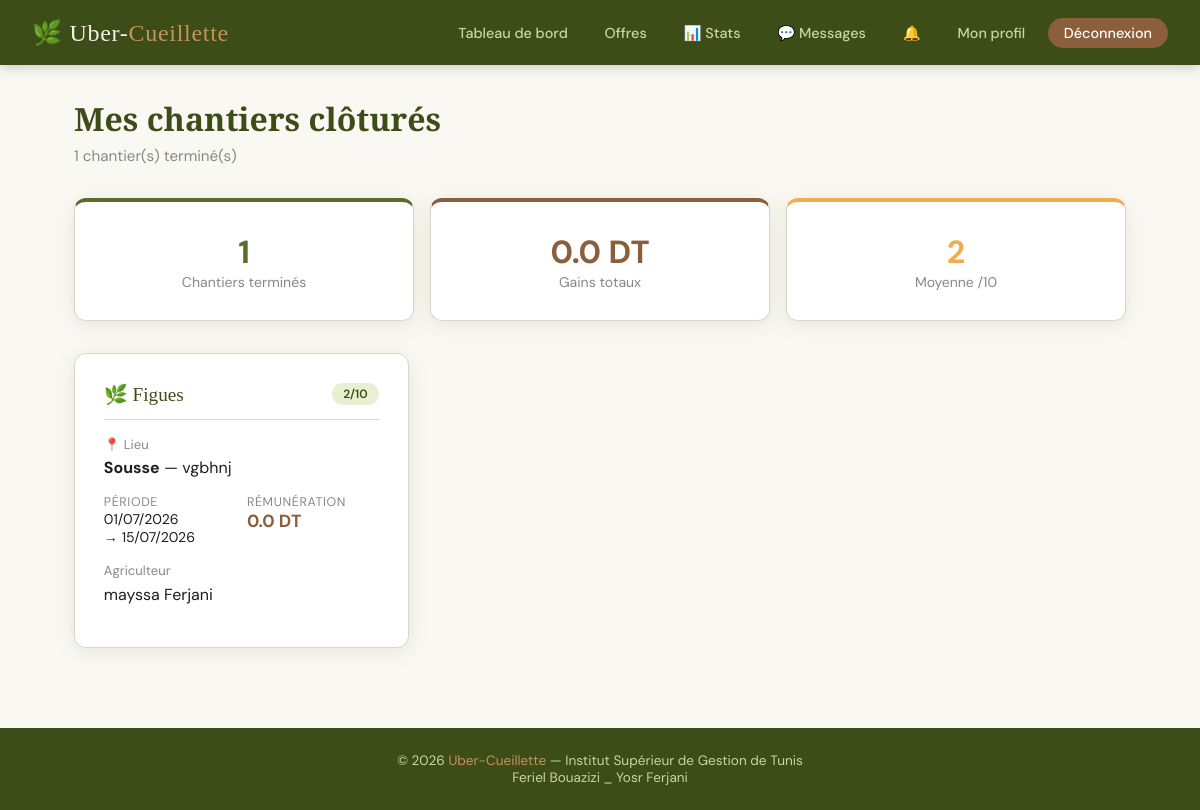
The page /ouvrier/chantiers.php (signed in) on the database its author committed.
### tables this page shows
CREATE TABLE `candidature` (
  `id_candidature` int(11) NOT NULL,
  `id_offre` int(11) NOT NULL,
  `id_ouvrier` int(11) NOT NULL,
  `decision` varchar(10) DEFAULT 'encours',
  `date_candidature` timestamp NOT NULL DEFAULT current_timestamp(),
  `note` int(11) DEFAULT NULL,
  `commentaire` varchar(50) DEFAULT NULL,
  `remuneration` float DEFAULT NULL
);

CREATE TABLE `type_fruit` (
  `id_type_fruit` int(11) NOT NULL,
  `libelle` varchar(20) NOT NULL
);

CREATE TABLE `gouvernorat` (
  `id_gouvernorat` int(11) NOT NULL,
  `libelle` varchar(30) NOT NULL
);

CREATE TABLE `offre` (
  `id_offre` int(11) NOT NULL,
  `id_type_fruit` int(11) NOT NULL,
  `id_gouvernorat` int(11) NOT NULL,
  `adresse` varchar(50) DEFAULT NULL,
  `date_debut` date NOT NULL,
  `date_fin` date NOT NULL,
  `nombre_ouvriers` int(11) NOT NULL,
  `prix_journee` float NOT NULL,
  `date_limite` date NOT NULL,
  `id_agriculteur` int(11) NOT NULL
);

CREATE TABLE `agriculteur` (
  `id_agriculteur` int(11) NOT NULL,
  `nom` varchar(30) NOT NULL,
  `prenom` varchar(30) NOT NULL,
  `CIN` varchar(10) NOT NULL,
  `email` varchar(30) NOT NULL,
  `adresse` varchar(50) DEFAULT NULL,
  `pseudo` varchar(30) NOT NULL,
  `password` varchar(225) NOT NULL
);

### ouvrier/chantiers.php (the view, shortened to what this page needs)
<?php
require_once '../header.php';
$pdo = getDB();
$id = $_SESSION['user'];
$stmt = $pdo->prepare("
  SELECT c.*, o.date_debut, o.date_fin, o.prix_journee, o.adresse AS adresse_site,
         tf.libelle AS fruit, g.libelle AS gouvernorat,
         ag.nom AS agri_nom, ag.prenom AS agri_prenom
  FROM candidature c
  JOIN offre o ON c.id_offre=o.id_offre
  JOIN type_fruit tf ON o.id_type_fruit=tf.id_type_fruit
  JOIN gouvernorat g ON o.id_gouvernorat=g.id_gouvernorat
  JOIN agriculteur ag ON o.id_agriculteur=ag.id_agriculteur
  WHERE c.id_ouvrier=? AND c.decision='accepte' AND o.date_fin < CURDATE()
  ORDER BY o.date_fin DESC
");
$stmt->execute([$id]);
$chantiers = $stmt->fetchAll();
$total_gains = array_sum(array_column($chantiers, 'remuneration'));
$notes = array_filter(array_column($chantiers, 'note'), fn($n) => $n !== null);
$moyenne = count($notes) ? round(array_sum($notes) / count($notes), 1) : null;
?>
<div class="container">
  <h1 class="page-title">Mes chantiers clôturés</h1>
  <p class="page-subtitle"><?= count($chantiers) ?> chantier(s) terminé(s)</p>
  <div style="display:grid;grid-template-columns:repeat(auto-fit,minmax(180px,1fr));gap:1rem;margin-bottom:2rem;">
    <div class="card" style="text-align:center;border-top:4px solid var(--olive);">
      <div style="font-size:2rem;font-weight:700;color:var(--olive);"><?= count($chantiers) ?></div>
      <div style="color:var(--text-light);font-size:0.88rem;">Chantiers terminés</div>
    </div>
    <div class="card" style="text-align:center;border-top:4px solid var(--earth);">
      <div style="font-size:2rem;font-weight:700;color:var(--earth);"><?= number_format($total_gains, 1) ?> DT</div>
      <div style="color:var(--text-light);font-size:0.88rem;">Gains totaux</div>
    </div>
    <div class="card" style="text-align:center;border-top:4px solid #f0ad4e;">
      <div style="font-size:2rem;font-weight:700;color:#f0ad4e;"><?= $moyenne ?: '—' ?></div>
      <div style="color:var(--text-light);font-size:0.88rem;">Moyenne /10</div>
    </div>
  </div>
  <?php if (empty($chantiers)): ?>
    <div class="card" style="text-align:center;padding:3rem;">
      <div style="font-size:3rem;margin-bottom:1rem;"></div>
      <p style="color:var(--text-light);">Aucun chantier clôturé pour l'instant.</p>
      <a href="offres.php" class="btn btn-primary" style="margin-top:1rem;">Trouver des offres</a>
    </div>
  <?php else: ?>
    <div class="card-grid">
      <?php foreach ($chantiers as $ch): ?>
      <div class="card">
        <div class="card-header">
          <span class="card-title">🌿 <?= $ch['fruit'] ?></span>
          <?php if ($ch['note'] !== null): ?>
            <span class="badge badge-olive"> <?= $ch['note'] ?>/10</span>
          <?php else: ?>
            <span class="badge" style="background:var(--cream);color:var(--text-light);">Non noté</span>
          <?php endif; ?>
        </div>
        <div style="margin-bottom:1rem;">
          <div style="color:var(--text-light);font-size:0.82rem;margin-bottom:0.3rem;">📍 Lieu</div>
          <strong><?= $ch['gouvernorat'] ?></strong> — <?= $ch['adresse_site'] ?>
        </div>
        <div style="display:grid;grid-template-columns:1fr 1fr;gap:0.7rem;margin-bottom:1rem;">
          <div>
            <div style="color:var(--text-light);font-size:0.78rem;text-transform:uppercase;letter-spacing:0.05em;">Période</div>
            <div style="font-size:0.88rem;"><?= date('d/m/Y', strtotime($ch['date_debut'])) ?><br>→ <?= date('d/m/Y', strtotime($ch['date_fin'])) ?></div>
          </div>
          <div>
            <div style="color:var(--text-light);font-size:0.78rem;text-transform:uppercase;letter-spacing:0.05em;">Rémunération</div>
            <div style="font-size:1.1rem;font-weight:700;color:var(--earth);">
              <?= $ch['remuneration'] !== null ? number_format($ch['remuneration'], 1) . ' DT' : '—' ?>
            </div>
          </div>
        </div>
        <div style="margin-bottom:0.8rem;">
          <div style="color:var(--text-light);font-size:0.82rem;margin-bottom:0.3rem;"> Agriculteur</div>
          <?= $ch['agri_prenom'] . ' ' . $ch['agri_nom'] ?>
        </div>
      </div>
      <?php endforeach; ?>
    </div>
  <?php endif; ?>
</div>
<?php require_once '../footer.php'; ?>

### style.css (style rules this page uses)
:root { --olive: #5a6e2c; --olive-dark: #3d4d18; --olive-light:#8fa44a; --cream: #f5f0e8; --warm-white: #faf8f3; --earth: #8b5e3c; --earth-light:#c4935a; --text-dark: #1e1e1e; --text-mid: #4a4a4a; --text-light: #888; --border: #ddd6c8; --shadow: 0 4px 20px rgba(90,110,44,0.12); --radius: 12px; }
* { box-sizing: border-box; margin: 0; padding: 0; }
body { font-family: 'DM Sans', sans-serif; background: var(--warm-white); color: var(--text-dark); min-height: 100vh; }
.container { max-width: 1100px; margin: 0 auto; padding: 2rem 1.5rem; }
.page-title { font-family: 'Playfair Display', serif; font-size: 2rem; color: var(--olive-dark); margin-bottom: 0.4rem; }
.page-subtitle { color: var(--text-light); margin-bottom: 2rem; font-size: 0.95rem; }
.card { background: #fff; border-radius: var(--radius); box-shadow: var(--shadow); padding: 1.8rem; border: 1px solid var(--border); transition: transform 0.2s, box-shadow 0.2s; }
.card-grid { display: grid; grid-template-columns: repeat(auto-fill, minmax(300px, 1fr)); gap: 1.5rem; }
.card-header { display: flex; align-items: center; justify-content: space-between; margin-bottom: 1rem; padding-bottom: 0.8rem; border-bottom: 1px solid var(--border); }
.card-title { font-family: 'Playfair Display', serif; font-size: 1.2rem; color: var(--olive-dark); }
.badge { display: inline-block; padding: 0.2rem 0.7rem; border-radius: 20px; font-size: 0.75rem; font-weight: 600; }
.badge-olive { background: #e8f0d2; color: var(--olive-dark); }
.card, .offer-card, .form-container { animation: fadeIn 0.4s ease; }

### rows shown on the page
candidature: type_fruit.libelle "Figues", note "2", gouvernorat.libelle "Sousse", id_offre.adresse "vgbhnj", id_offre.date_debut "01/07/2026", id_offre.date_fin "15/07/2026", remuneration "0.0", agriculteur.prenom "mayssa", agriculteur.nom "Ferjani"

### other values the page prints
count($chantiers) "1"
$total_gains "0.0"
$moyenne ?: '—' "2"
